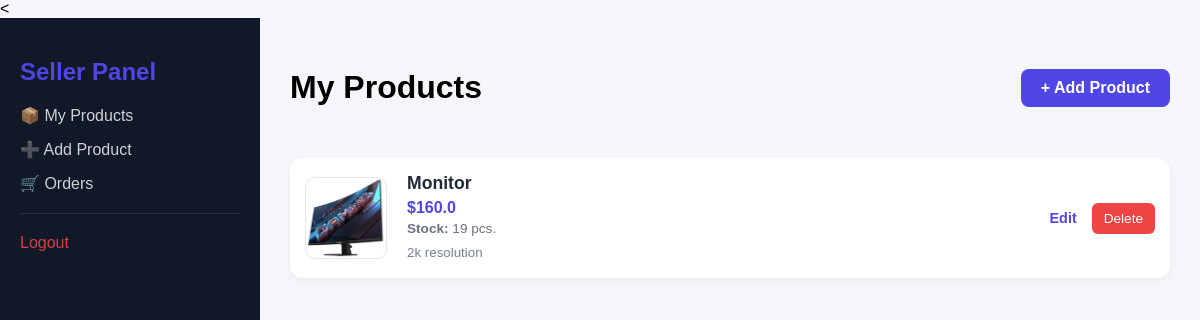
The page /dashboard (signed in) on the database its author committed.
### app.py (models this page shows)
class Product(db.Model):
    id = db.Column(db.Integer, primary_key=True)
    title = db.Column(db.String(200), nullable=False)
    price = db.Column(db.Float, nullable=False)
    desc = db.Column(db.Text)
    category = db.Column(db.String(50))
    image_file = db.Column(db.String(100), default='default.jpg')
    stock = db.Column(db.Integer, default=10) # Залишаємо один раз
    seller_id = db.Column(db.Integer, db.ForeignKey('user.id'), nullable=False) # Це основне поле

### app.py (the view)
@app.route('/dashboard')
def dashboard():
    if 'user_id' not in session: return redirect('/login')
    products_list = Product.query.filter_by(seller_id=session['user_id']).all()
    return render_template('dashboard.html', products=products_list)

### templates/dashboard.html (shortened to what this page needs)
<!DOCTYPE html>
<html>
<head>
    <<link rel="stylesheet" href="{{ url_for('static', filename='dashboard.css') }}">
</head>
<body>
<div class="container">
    <div class="sidebar">
    <h2>Seller Panel</h2>
    <a href="/dashboard" class="{% if request.path == '/dashboard' %}active{% endif %}">
        📦 My Products
    </a>
    <a href="/add-product" class="{% if request.path == '/add-product' %}active{% endif %}">
        ➕ Add Product
    </a>
    <a href="/orders" class="{% if request.path == '/orders' %}active{% endif %}">
        🛒 Orders
    </a>
    <hr style="margin: 20px 0; border: 0; border-top: 1px solid rgba(255,255,255,0.1);">
    <a href="/logout" style="color: #ff4d4d;">Logout</a>
    </div>
    <div class="main">
        <div class="top-bar">
            <h1>My Products</h1>
            <a class="add-btn" href="/add-product">+ Add Product</a>
        </div>
        {% for product in products %}
        <div class="product-card">
            <div class="product-main-info">
                <div class="dashboard-img-container">
                    {% if product.image_file and product.image_file != 'default.jpg' %}
                        <img src="{{ url_for('static', filename='uploads/' + product.image_file) }}"
                             alt="{{ product.title }}" class="dashboard-product-img">
                    {% else %}
                        <div class="dashboard-no-image">📦</div>
                    {% endif %}
                </div>
                <div class="product-text-details">
                    <h3>{{ product.title }}</h3>
                    <p class="product-price">${{ product.price }}</p>
                    <p class="product-stock"><strong>Stock:</strong> {{ product.stock if product.stock else 0 }} pcs.</p>
                    <p class="product-desc-short"><small>{{ product.desc[:60] }}{% if product.desc|length > 60 %}...{% endif %}</small></p>
                </div>
            </div>
            <div class="actions">
                <a class="edit-link" href="/edit-product/{{ product.id }}">Edit</a>
                <form method="POST" action="/delete-product/{{ product.id }}" style="display:inline;">
                    <button class="delete-btn" type="submit">Delete</button>
                </form>
            </div>
        </div>
        {% endfor %}
    </div>
</div>
</body>
</html>

### static/dashboard.css (style rules this page uses)
body { margin: 0; font-family: Arial, sans-serif; background: #f5f6fa; }
.container { display: flex; }
.sidebar { width: 220px; background: #111827; color: white; height: 100vh; padding: 20px; position: sticky; top: 0; }
.sidebar h2 { margin-bottom: 20px; color: #4f46e5; }
.sidebar a { display: block; color: white; text-decoration: none; margin: 15px 0; opacity: 0.8; transition: 0.3s; }
.main { flex: 1; padding: 30px; }
.top-bar { display: flex; justify-content: space-between; align-items: center; margin-bottom: 30px; }
.add-btn { background: #4f46e5; color: white; padding: 10px 20px; text-decoration: none; border-radius: 8px; font-weight: bold; transition: background 0.3s; }
.product-card { background: white; padding: 15px; margin-top: 15px; border-radius: 12px; display: flex; justify-content: space-between; align-items: center; box-shadow: 0 2px 5px rgba(0,0,0,0.05); }
.product-main-info { display: flex; align-items: center; gap: 20px; }
.dashboard-img-container { width: 80px; height: 80px; min-width: 80px; background-color: #f3f4f6; border-radius: 10px; overflow: hidden; display: flex; align-items: center; justify-content: center; border: 1px solid #e5e7eb; }
.dashboard-product-img { width: 100%; height: 100%; object-fit: cover; }
.product-text-details h3 { margin: 0 0 5px 0; font-size: 1.1rem; color: #1f2937; }
.product-price { margin: 0; color: #4f46e5; font-weight: bold; font-size: 1rem; }
.product-stock { margin: 4px 0; font-size: 0.85rem; color: #6b7280; }
.product-desc-short { color: #718096; margin: 5px 0 0 0; max-width: 500px; line-height: 1.4; display: block; }
.actions { display: flex; align-items: center; gap: 15px; }
.edit-link { color: #4f46e5; text-decoration: none; font-weight: 600; font-size: 0.9rem; }
.delete-btn { background: #ef4444; color: white; border: none; padding: 8px 12px; border-radius: 6px; cursor: pointer; font-size: 0.85rem; transition: background 0.3s; }

### rows shown on the page
Product: image_file (picture), title "Monitor", price "160.0", stock "19", desc "2k resolution"
